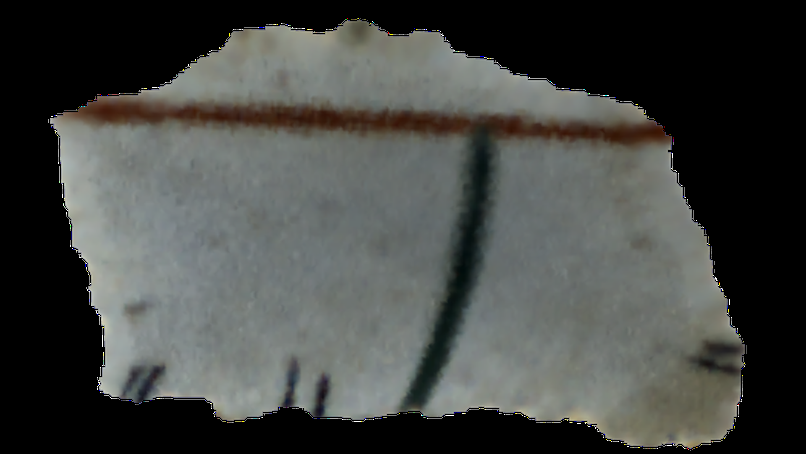
#> input picture poc/images/RPf_00004.png, 806 x 454 px, shrunk from 1920 x 1080 before the run, given in place of RPf_00102_segmented.png, which was not available
$ jupyter execute --allow-errors 4_edge_detection_on_segmentation.ipynb   (older library calls are emulated)
#> lines starting #> are read from the running program, lines starting #| are printed output that depends on the picture; after the words box and inside, x2 and y2 are one past the last pixel; in counts of white or black regions, pixels touching at a corner belong together; pictures that were not available may be replaced by others from this repository, and a replacement may not be noted
[cell 1]
import numpy as np
import cv2
import glob
import matplotlib.pyplot as plt

[cell 2]
from matplotlib import colors
from mpl_toolkits.mplot3d import Axes3D  # noqa
from matplotlib.colors import hsv_to_rgb

[cell 3]
img_name = "RPf_00102_segmented.png"
img = cv2.imread(img_name,cv2.IMREAD_GRAYSCALE)
#> img: shape (454, 806); min 0, max 255, mean 68.9
ax = plt.subplot()
ax.imshow(img,cmap="gray")

[cell 4]
plt.hist(img)
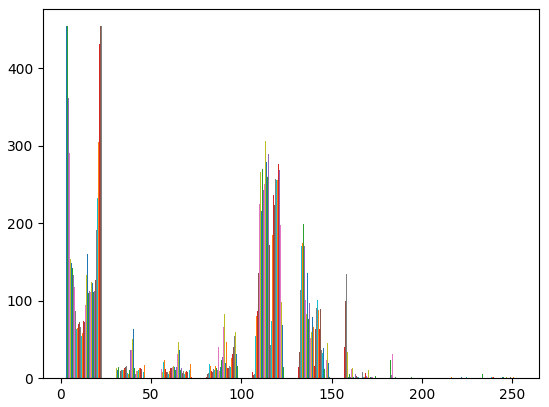
#> figure drawn by matplotlib, 1 panel; tallest bar 454 high, from x = 2.55 to 2.58; tallest bar 454 high, from x = 2.58 to 2.6; tallest bar 454 high, from x = 2.6 to 2.63

[cell 5]
middle_seg = img&((img > 80) & (img < 90))
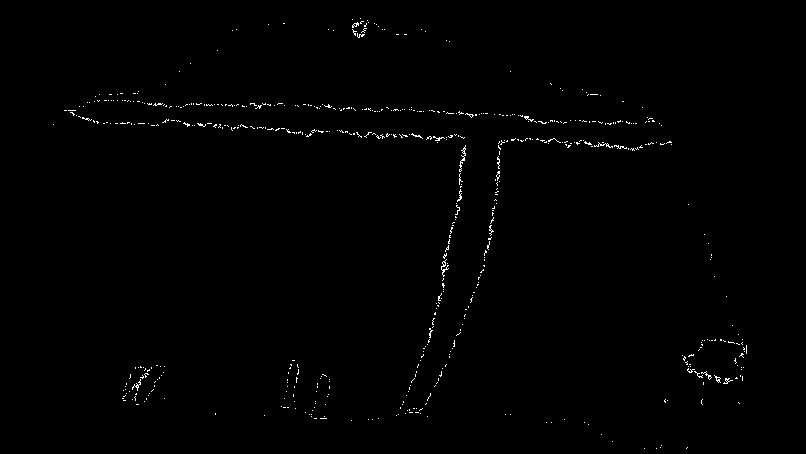
#> middle_seg: shape (454, 806); values 0 (black) and 1 (white), 0.62% white in thin lines or dots, all inside (x1, y1, x2, y2) = (53, 18, 747, 449)
plt.imshow(middle_seg,cmap="gray")

[cell 6]
edge_map = cv2.Canny(img,threshold1=3,threshold2=3*3)
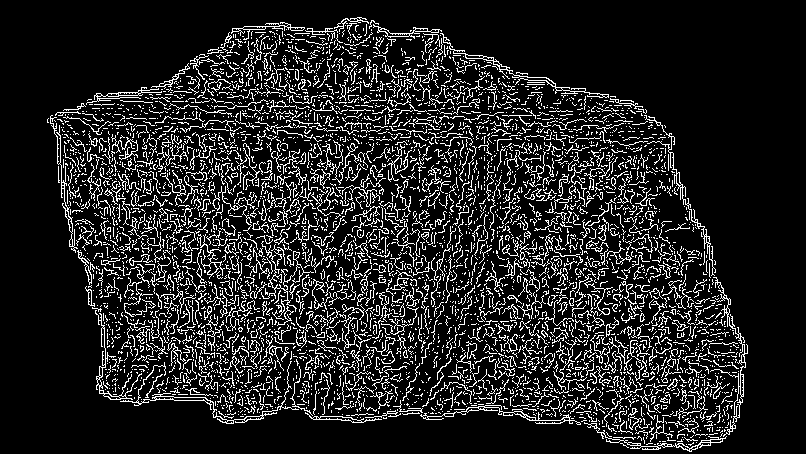
#> edge_map: shape (454, 806); 13.9% white in thin lines or dots, all inside (x1, y1, x2, y2) = (47, 17, 748, 452)
edge_map = 1/(1+np.abs(edge_map))
#> edge_map: shape (454, 806) float64; 13.9% of the values are NaN or infinite; the others: min 1, max 1, mean 1

[cell 7]
plt.imshow(edge_map,cmap="gray")

[cell 8]
img_name = "RPf_00102_segmented.png"
img = cv2.imread(img_name,cv2.COLOR_BGR2RGB)
#> img is the input picture: shape (454, 806, 3); mean B, G, R 67.3, 70.2, 68
ax = plt.subplot()
ax.imshow(img)

[cell 9]
#from region_growing import regionGrow

[cell 10]
#region_grow_algo  = regionGrow(img_name,0.2)
#region_grow_algo.ApplyRegionGrow()

[cell 11]
img_name = "vika orange.png" #"C:\\Users\\yaniv\\Desktop\\MSCBenGurion\\Courses\\Vision - Ohad Ben Shahar\\borders_detection\\Vika.png"
img_bgr = cv2.imread(img_name)
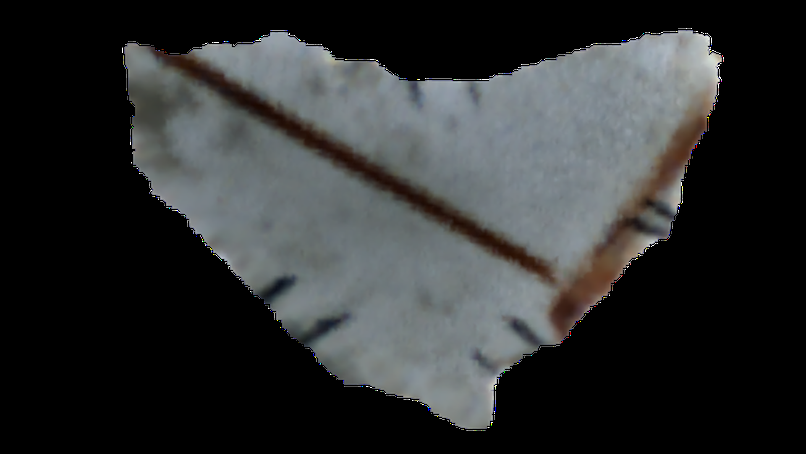
#> input picture poc/images/RPf_00006.png, 806 x 454 px, shrunk from 1920 x 1080 before the run, given in place of vika orange.png, which was not available
#> img_bgr is the input picture: shape (454, 806, 3); mean B, G, R 48.8, 48.4, 46.5

fig,ax = plt.subplots(1,3)

img_rgb = cv2.cvtColor(img_bgr, cv2.COLOR_BGR2RGB)
img_hsv = cv2.cvtColor(img_rgb, cv2.COLOR_RGB2HSV)
#> img_hsv: shape (454, 806, 3); mean H, S, V 34, 13.3, 50.5
ax[0].imshow(img_hsv)
ax[1].imshow(img_rgb)
ax[2].imshow(img_bgr)
plt.show()
#> figure, not shown here; B, G, R data is drawn as R, G, B

[cell 12]
h, s, v = cv2.split(img_hsv)
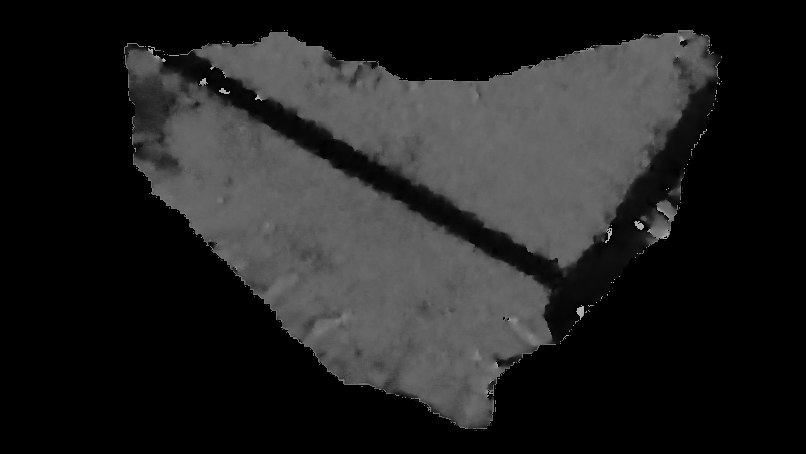
#> h: shape (454, 806); min 0, max 179, mean 34
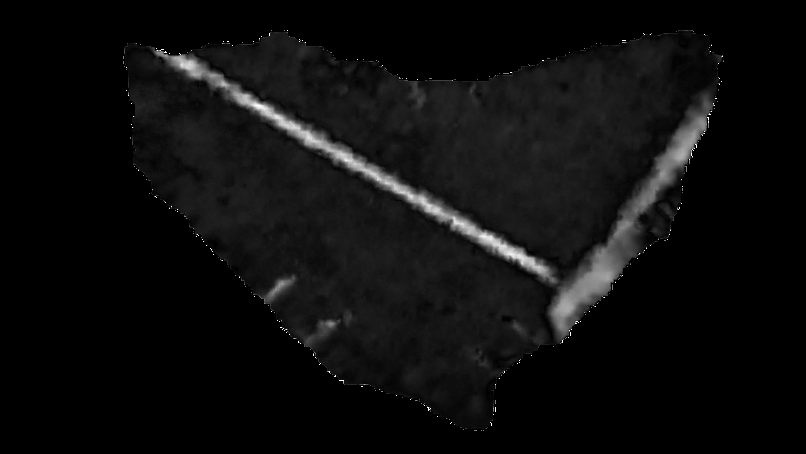
#> s: shape (454, 806); min 0, max 255, mean 13.3
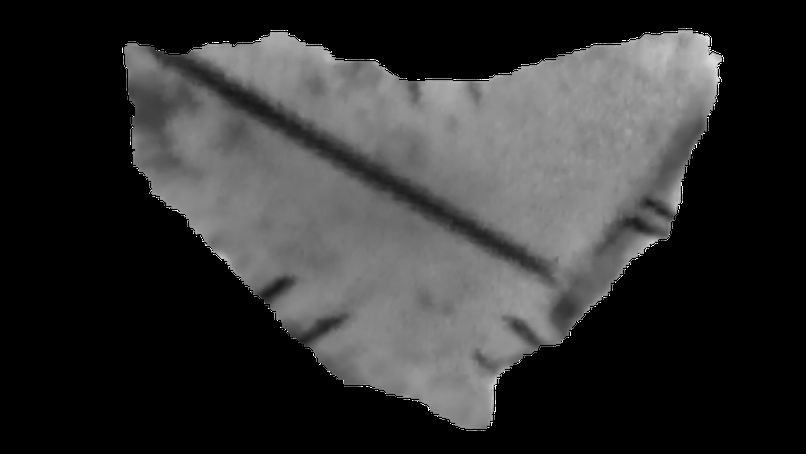
#> v: shape (454, 806); min 0, max 255, mean 50.5

fig = plt.figure()
axis = fig.add_subplot(1, 1, 1, projection="3d")
pixel_colors = img_rgb.reshape((np.shape(img_rgb)[0]*np.shape(img_rgb)[1], 3))
norm = colors.Normalize(vmin=-1.,vmax=1.)
norm.autoscale(pixel_colors)
pixel_colors = norm(pixel_colors).tolist()
#> pixel_colors = 365924 items

axis.scatter(
    h.flatten(), s.flatten(), v.flatten(), facecolors=pixel_colors, marker="."
)
axis.set_xlabel("Hue")
axis.set_ylabel("Saturation")
axis.set_zlabel("Value")
plt.show()
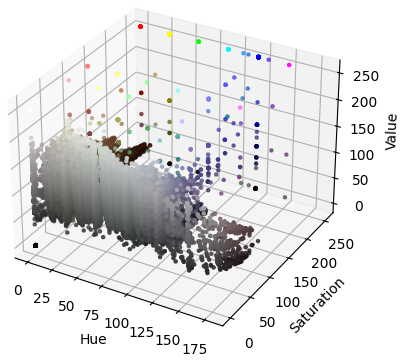
#> figure drawn by matplotlib, 1 panel

[cell 13]
light_c = (1, 190, 200) #(60, 255, 255) #(60, 12, 100) #(18, 255, 255)#
dark_c = (18, 255, 255) #(120, 100,40) #(55.2518, 100.0000, 54.5098)#(1, 190, 200) #
lc_square = np.full((10, 10, 3), light_c, dtype=np.uint8) / 255.0
dc_square = np.full((10,10,3),dark_c,dtype=np.uint8)/255.0


plt.subplot(1, 2, 1)
plt.imshow(colors.hsv_to_rgb(dc_square))
plt.subplot(1, 2, 2)
plt.imshow(colors.hsv_to_rgb(lc_square))
plt.show()
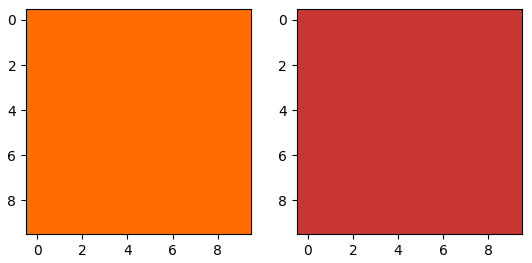
#> figure drawn by matplotlib, 2 panels
mask = cv2.inRange(img_hsv,light_c,dark_c)
#> mask: shape (454, 806); every value is 0
segment_yellow_img = cv2.bitwise_and(img_rgb,img_rgb,mask=mask)
#> segment_yellow_img: shape (454, 806, 3); every value is 0
plt.subplot(1, 2, 1)
plt.imshow(mask,cmap="gray")
plt.subplot(1, 2, 2)
plt.imshow(segment_yellow_img)
plt.show()

#colors.hsv_to_rgb(lc_square)

[cell 14]
# light_c = (100, 12, 60) #(60, 255, 255) #(60, 12, 100) #(18, 255, 255)#
# dark_c = (240,100,100) #(120, 100,40) #(55.2518, 100.0000, 54.5098)#(1, 190, 200) #
# lc_square = np.full((10, 10, 3), light_c, dtype=np.uint8)/ 255.0
# dc_square = np.full((10,10,3),dark_c,dtype=np.uint8)/255.0


# plt.subplot(1, 2, 1)
# plt.imshow(colors.hsv_to_rgb(dc_square))
# plt.subplot(1, 2, 2)
# plt.imshow(colors.hsv_to_rgb(lc_square))
# plt.show()
# # mask = cv2.inRange(img_hsv,light_c,dark_c)
# # segment_yellow_img = cv2.bitwise_and(img_rgb,img_rgb,mask=mask)
# # plt.subplot(1, 2, 1)
# # plt.imshow(mask,cmap="gray")
# # plt.subplot(1, 2, 2)
# # plt.imshow(segment_yellow_img)
# # plt.show()

# #colors.hsv_to_rgb(dc_square)

[cell 15]
img_gray = cv2.cvtColor(segment_yellow_img, cv2.COLOR_RGB2GRAY)
plt.imshow(img_gray,cmap="gray")

[cell 16]
'''If think you do not need to add another filter. work it through the segmentation part '''
size_mean_ker = 70
mean_kernel = np.ones((size_mean_ker,size_mean_ker),np.float32)/(size_mean_ker**2)
mean_img = cv2.filter2D(img_gray,cv2.CV_64F,mean_kernel)
#> mean_img: shape (454, 806) float64; every value is 0

edge_map = cv2.Canny(img_gray,70,210)
edge_map_vis = 1/(1+abs(edge_map))
#> edge_map_vis: shape (454, 806) float64; every value is 1

fig,axes = plt.subplots(1,2,figsize=(20,20))

for ax,im,title in zip(axes.flatten(),[mean_img,edge_map_vis],["filtered img","edgemap"]):
    ax.imshow(im,cmap="gray")
#> this loop made 2 passes
#> title on passes 1 to 2: 'filtered img', 'edgemap'

[cell 17]
lines_map = cv2.HoughLines(edge_map,1,np.pi/180,150)
#> lines_map = None
point_distance = 500
#> (the rest of this cell did not finish here and is left out)

#> (a cell that did not finish here is left out)

[cell 19]
import imageio
import math

def rgb2gray(rgb):
    return np.dot(rgb[..., :3], [0.299, 0.587, 0.114]).astype(np.uint8)


def hough_line(img, angle_step=1, lines_are_white=True, value_threshold=5):
    """
    Hough transform for lines
    Input:
    img - 2D binary image with nonzeros representing edges
    angle_step - Spacing between angles to use every n-th angle
                 between -90 and 90 degrees. Default step is 1.
    lines_are_white - boolean indicating whether lines to be detected are white
    value_threshold - Pixel values above or below the value_threshold are edges
    Returns:
    accumulator - 2D array of the hough transform accumulator
    theta - array of angles used in computation, in radians.
    rhos - array of rho values. Max size is 2 times the diagonal
           distance of the input image.
    """
#> called with angle_step = 1, lines_are_white = True, value_threshold = 5
    # Rho and Theta ranges
    thetas = np.deg2rad(np.arange(-90.0, 90.0, angle_step))
    width, height = img.shape
#> width = 454; height = 806
    diag_len = int(round(math.sqrt(width * width + height * height)))
#> diag_len = 925
    rhos = np.linspace(-diag_len, diag_len, diag_len * 2)
#> rhos = 1850 values from -925 to 925

    # Cache some resuable values
    cos_t = np.cos(thetas)
    sin_t = np.sin(thetas)
    num_thetas = len(thetas)

    # Hough accumulator array of theta vs rho
    accumulator = np.zeros((2 * diag_len, num_thetas), dtype=np.uint8)
    # (row, col) indexes to edges
    are_edges = img > value_threshold if lines_are_white else img < value_threshold
    y_idxs, x_idxs = np.nonzero(are_edges)
#> y_idxs = empty array; x_idxs = empty array

    # Vote in the hough accumulator
    for i in range(len(x_idxs)):
        x = x_idxs[i]
        y = y_idxs[i]

        for t_idx in range(num_thetas):
            # Calculate rho. diag_len is added for a positive index
            rho = diag_len + int(round(x * cos_t[t_idx] + y * sin_t[t_idx]))
            accumulator[rho, t_idx] += 1
#> this loop made 0 passes
#> accumulator: shape (1850, 180); every value is 0

    return accumulator, thetas, rhos


def show_hough_line(img, accumulator, thetas, rhos, save_path=None):
    plt.imshow(accumulator, aspect='auto',cmap='jet', extent=[np.rad2deg(thetas[-1]), np.rad2deg(thetas[0]), rhos[-1], rhos[0]])
    if save_path is not None:
        plt.savefig(save_path, bbox_inches='tight')
    plt.show()


# [4 lines of commented-out code are left out]
img = edge_map_vis
accumulator, thetas, rhos = hough_line(img)
#> thetas = 180 values from -1.57 to 1.55; rhos = 1850 values from -925 to 925
show_hough_line(img,
                accumulator,
                thetas, rhos,
                save_path=None)
